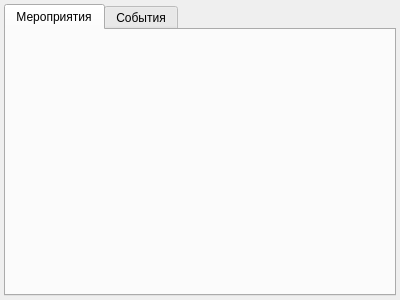
<?xml version="1.0" encoding="UTF-8"?>
<ui version="4.0">
 <class>RelatedEventAndActionListDialog</class>
 <widget class="QWidget" name="RelatedEventAndActionListDialog">
  <property name="geometry">
   <rect>
    <x>0</x>
    <y>0</y>
    <width>400</width>
    <height>300</height>
   </rect>
  </property>
  <property name="windowTitle">
   <string>Связанные события/мероприятия</string>
  </property>
  <layout class="QHBoxLayout" name="horizontalLayout">
   <property name="spacing">
    <number>4</number>
   </property>
   <property name="margin">
    <number>4</number>
   </property>
   <item>
    <widget class="QTabWidget" name="tabWidget">
     <property name="currentIndex">
      <number>0</number>
     </property>
     <widget class="CRelatedActionListPage" name="tabActions">
      <attribute name="title">
       <string>Мероприятия</string>
      </attribute>
     </widget>
     <widget class="CRelatedEventListPage" name="tabEvents">
      <attribute name="title">
       <string>События</string>
      </attribute>
     </widget>
    </widget>
   </item>
  </layout>
 </widget>
 <customwidgets>
  <customwidget>
   <class>CRelatedEventListPage</class>
   <extends>QWidget</extends>
   <header>Events/RelatedEventListPage</header>
   <container>1</container>
  </customwidget>
  <customwidget>
   <class>CRelatedActionListPage</class>
   <extends>QWidget</extends>
   <header>Events/RelatedActionListPage</header>
   <container>1</container>
  </customwidget>
 </customwidgets>
 <resources/>
 <connections/>
</ui>
